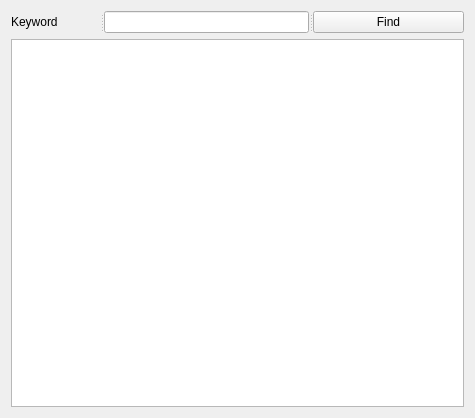
<?xml version="1.0" encoding="UTF-8"?>
<ui version="4.0">
 <class>TextFinder</class>
 <widget class="QWidget" name="TextFinder">
  <property name="geometry">
   <rect>
    <x>0</x>
    <y>0</y>
    <width>475</width>
    <height>418</height>
   </rect>
  </property>
  <property name="windowTitle">
   <string>TextFinder</string>
  </property>
  <layout class="QVBoxLayout" name="verticalLayout">
   <item>
    <widget class="QSplitter" name="splitter">
     <property name="orientation">
      <enum>Qt::Horizontal</enum>
     </property>
     <widget class="QLabel" name="label">
      <property name="text">
       <string>Keyword</string>
      </property>
     </widget>
     <widget class="QLineEdit" name="lineEdit"/>
     <widget class="QPushButton" name="findButton">
      <property name="text">
       <string>Find</string>
      </property>
     </widget>
    </widget>
   </item>
   <item>
    <widget class="QTextEdit" name="textEdit"/>
   </item>
  </layout>
 </widget>
 <resources/>
 <connections/>
</ui>
